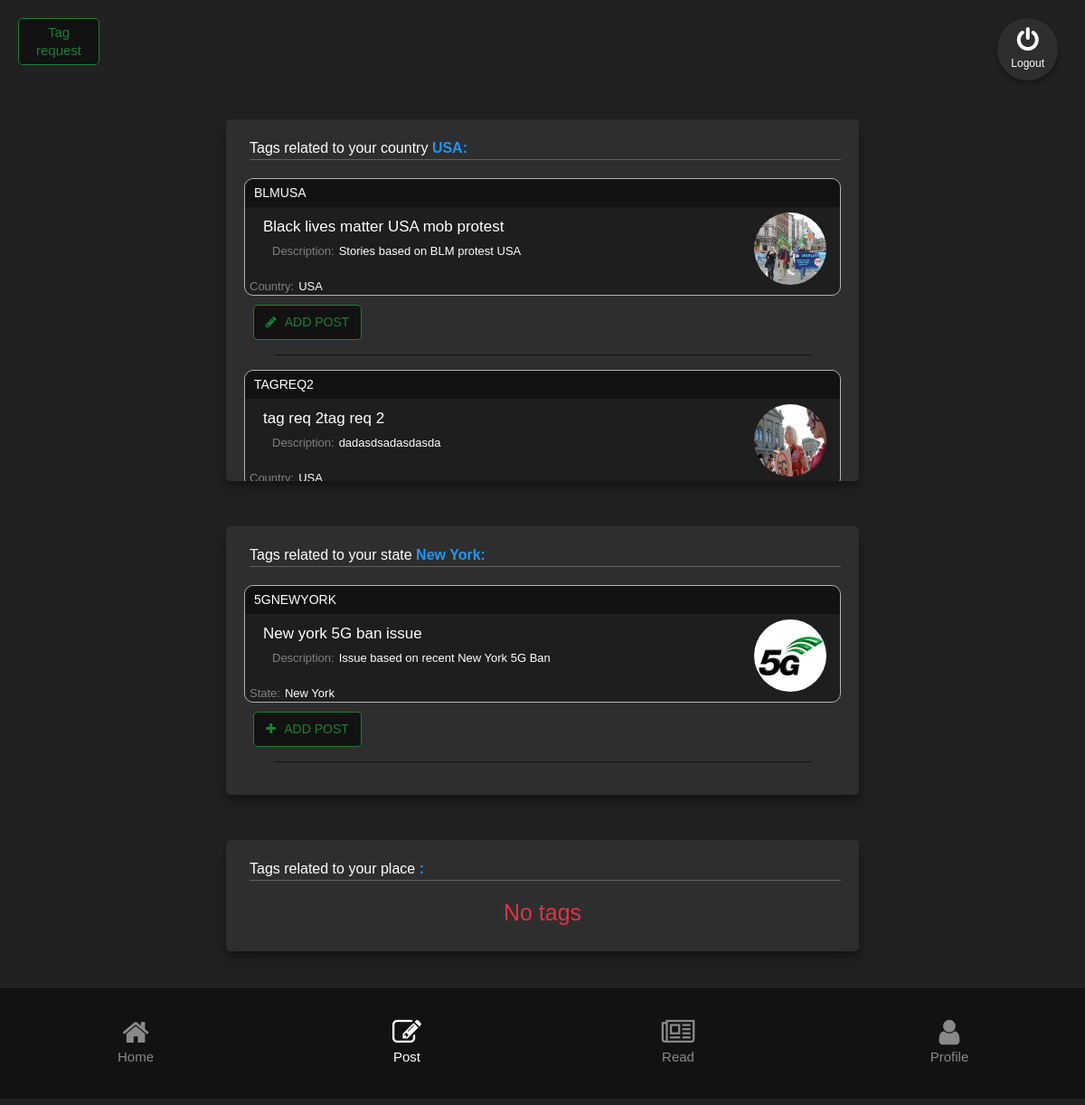
The page /tags/allTags/ (signed in) on the database as committed earlier.
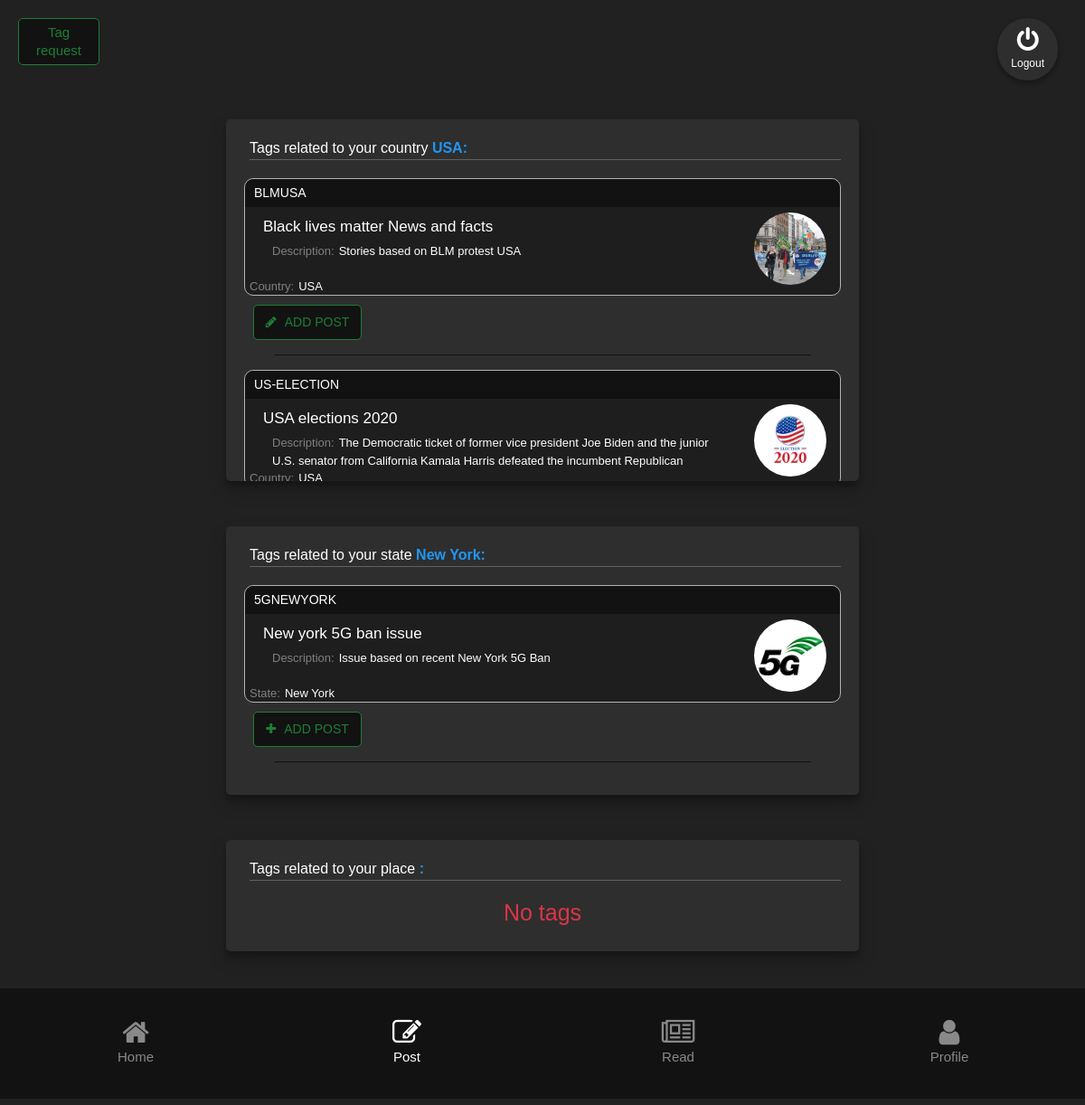
The same page on the database as committed later.
### Tags/models.py (models this page shows, shortened)
class Tagmodel(models.Model):
    tag_title=models.CharField(max_length=40,default=0)
    tag_name=models.CharField(max_length=40,unique=True)
    tag_image=models.ImageField(upload_to='tags')
    tag_disc=models.TextField(default=0)
    t_country=models.CharField(max_length=20)
    t_state=models.CharField(max_length=20)
    t_place=models.CharField(max_length=20)

### Tags/views.py (the view)
# urls.py: path('allTags/',views.alltags,name="all-Tags-List"),
def alltags(request):
    if request.session.has_key('userid'):
        user=UserModel.objects.get(id=request.session['userid'])
        ctags=Tagmodel.objects.filter(t_country__iexact=user.u_country)
        stags=Tagmodel.objects.filter(t_state__iexact=user.u_state)
        if user.u_selected_nearby_city:
            ptags = Tagmodel.objects.filter(t_place__iexact=user.u_selected_nearby_city)
        elif user.u_detected_city:
            ptags = Tagmodel.objects.filter(t_place__iexact=user.u_detected_city)
        else:
            ptags = Tagmodel.objects.none() # No place information available
        return render(request, "alltags.html",{'ctags':ctags ,'stags':stags ,'ptags':ptags , 'user':user})
    else:
        return redirect("/user/login")

### Tags/templates/alltags.html (shortened to what this page needs)
{% extends 'base.html' %}
    {% block content %}
    <a class="tag-request" href="/user/tag-req">
      Tag <br> request
    </a>
    <div class="all-tag-holder">
      <div class="dtag-holder">
        <p class="dtag-title">Tags related to your country <span>{{user.u_country}}:</span></p>
        {% if ctags %}
        {% for ctag in ctags%}
        <a href="{% url 'Posts:post-vote' ctag.id %}">
          <div class="tag">
            <p class="tag-name">{{ctag.tag_name}}</p>
            <p class="tag-title">{{ctag.tag_title}}</p>
            <p class="tag-desc"><span>Description:</span>{{ctag.tag_disc}}</p>
            <img
              class="tag-image"
              src="{{ctag.tag_image.url}}"
              alt="tagimage"
              srcset=""
            />
            <div class="place-holder">
            <div class="places"><span>Country:</span>{{ctag.t_country}}</div>
            </div>
          </div>
          <a href="{% url 'Posts:post-entry' ctag.id %}" class="add-tag-butt">
            <i class="fa fa-pencil" aria-hidden="true"></i><span> ADD POST</span>
          </a>
          <hr>
          </a>
          {%endfor%}
          {% else %}
      <h3 class="tag-error">No tags</h3>
      {% endif %}
      </div>
    <div class="dtag-holder">
      <p class="dtag-title">Tags related to your state <span>{{user.u_state}}:</span></p>
      {% if stags %}
      {% for stag in stags%}
      <a href="{% url 'Posts:post-vote' stag.id %}">
      <div class="tag">
        <p class="tag-name">{{stag.tag_name}}</p>
        <p class="tag-title">{{stag.tag_title}}</p>
        <p class="tag-desc"><span>Description:</span>{{stag.tag_disc}}</p>
        <img
          class="tag-image"
          src="{{stag.tag_image.url}}"
          alt="tagimage"
          srcset=""
        />
        <div class="place-holder">
          <div class="places"><span>State:</span>{{stag.t_state}}</div>
        </div>
      </div>
      <a href="{% url 'Posts:post-entry' stag.id %}" class="add-tag-butt">
        <i class="fa fa-plus" aria-hidden="true"></i><span> ADD POST</span>
      </a>
      <hr>
      </a>
      {%endfor%}
      {% else %}
      <h3 class="tag-error">No tags</h3>
      {% endif %}
</div>
    <div class="dtag-holder">
      <p class="dtag-title">Tags related to your place <span>{{user.u_place}}:</span></p>
      {% if ptags  %}
       {% for stag in ptags%}
      <a href="{% url 'Posts:post-vote' stag.id %}">
      <div class="tag">
        <p class="tag-name">{{stag.tag_name}}</p>
        <p class="tag-title">{{stag.tag_title}}</p>
        <p class="tag-desc"><span>Description:</span>{{stag.tag_disc}}</p>
        <img
          class="tag-image"
          src="{{stag.tag_image.url}}"
          alt="tagimage"
          srcset=""
        />
        <div class="place-holder">
          <div class="places"><span>Place:</span>{{stag.t_place}}</div>
        </div>
      </div>
      <a href="{% url 'Posts:post-entry' stag.id %}" class="add-tag-butt">
        <i class="fa fa-plus" aria-hidden="true"></i><span> ADD POST</span>
      </a>
      <hr>
      </a>
      {%endfor%}
      {% else %}
      <h3 class="tag-error">No tags</h3>
      {% endif %}
</div>
    </div>
    </div>
  {% endblock content %}

Rows that differ between the two databases and show on the page:
changed Tagmodel "BLMUSA": tag_title "Black lives matter USA mob protest" → "Black lives matter News and facts"
changed Tagmodel: tag_name "TAGREQ2" → "US-ELECTION"; tag_title "tag req 2tag req 2" → "USA elections 2020"; tag_disc "dadasdsadasdasda" → "The Democratic ticket of former vice president Joe Biden and the junior U.S. senator from California Kamala Harris defeated the incumbent Republican…"; tag_image: a different picture
